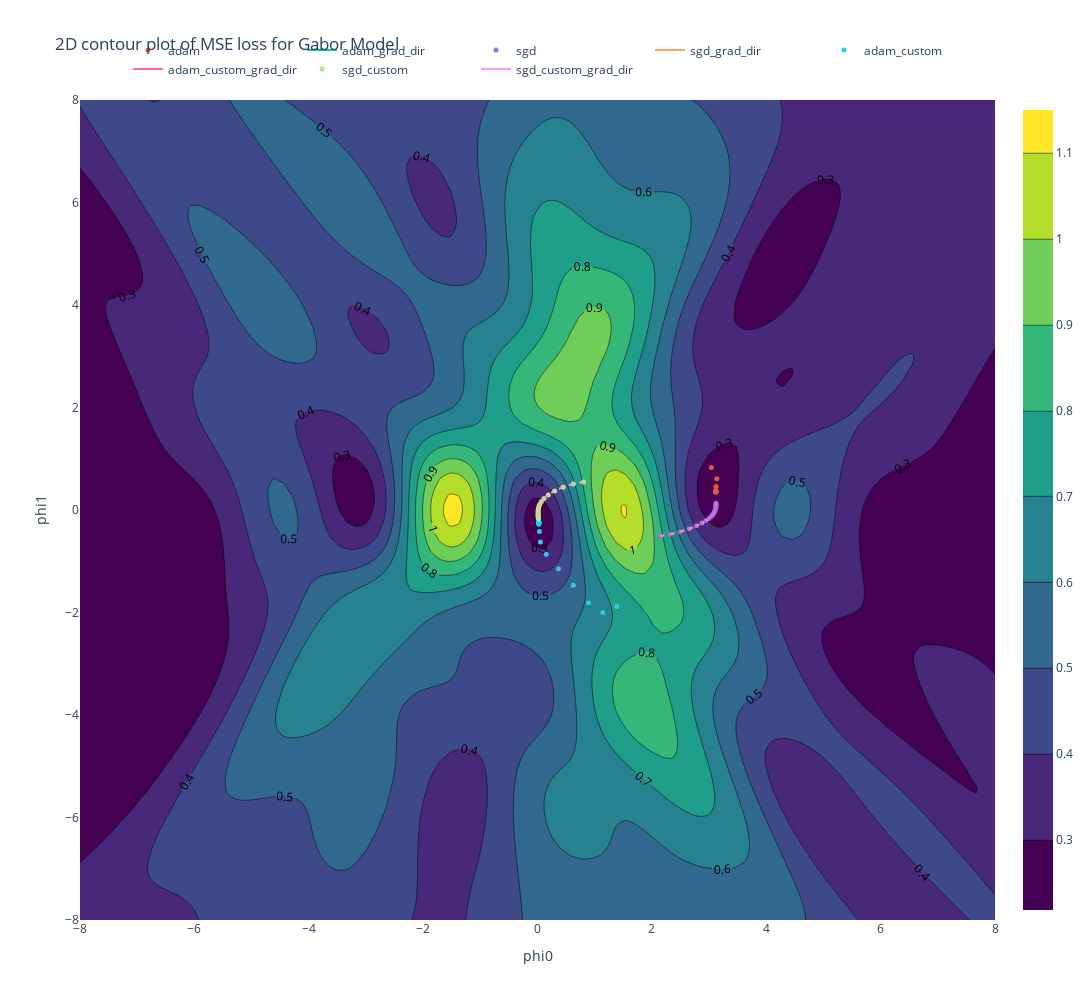

Write notebook code for a chart like this one.
### Markdown cell above
### contour plots and trajectories

### Code cell
npoints = 20
cmaps = ['plasma', 'magma', 'solar', 'haline']
file_name = out_dir / 'loss_2d_viz.html'

# % showing 2d plots
viewer = PlotlibViewer(mode='2d', width=1200, height=1000)
viewer.contour(p0.detach().numpy().flatten(), 
               p1.detach().numpy().flatten(), 
               loss.detach().numpy().flatten())

for i, method in enumerate(hist.keys()):
    data = TensorDict(hist[method], batch_size=epochs)
    gap = data['params'].shape[0] // npoints
    data = data[::gap]

    # data['params_grad'] = data['params_grad'] / torch.norm(data['params_grad'], p=2, dim=0)
    viewer.scatter2d(data['params'].numpy()[:, 0].flatten(),
                      data['params'].numpy()[:, 1].flatten(), 
                      name=method,
                    #   color=data['epoch'].numpy(),
                    #   cmap=cmaps[i]
                      )
    viewer.quiver2d(data['params'].numpy()[:, 0].flatten(),
                      data['params'].numpy()[:, 1].flatten(), 
                      -data['params_grad'].numpy()[:, 0].flatten(), 
                      -data['params_grad'].numpy()[:, 1].flatten(),
                      name=method + '_grad_dir'
                      )
    
viewer.show(xlable='phi0', ylabel="phi1", title="2D contour plot of MSE loss for Gabor Model")
viewer.save(file_name)

### Figure 1 — Plotly figure (JSON) as saved in the notebook; plotly's stock layout.template omitted (floating-point values rounded to 4 significant figures; data arrays with more than 128 entries replaced by an {"elided": "..."} marker saying what was removed)
{"data": [{"colorscale": [[0, "#440154"], [0.1111, "#482878"], [0.2222, "#3e4989"], [0.3333, "#31688e"], [0.4444, "#26828e"], [0.5556, "#1f9e89"], [0.6667, "#35b779"], [0.7778, "#6ece58"], [0.8889, "#b5de2b"], [1, "#fde725"]], "contours": {"showlabels": true}, "type": "contour", "x": {"elided": "10000 float values"}, "y": {"elided": "10000 float values"}, "z": {"elided": "10000 float values"}}, {"marker": {"colorscale": [[0, "rgb(255,245,240)"], [0.125, "rgb(254,224,210)"], [0.25, "rgb(252,187,161)"], [0.375, "rgb(252,146,114)"], [0.5, "rgb(251,106,74)"], [0.625, "rgb(239,59,44)"], [0.75, "rgb(203,24,29)"], [0.875, "rgb(165,15,21)"], [1, "rgb(103,0,13)"]], "line": {"color": "black", "width": 0}, "size": 5, "symbol": "circle"}, "mode": "markers", "name": "adam", "type": "scatter", "x": [3.039, 3.136, 3.121, 3.118, 3.117, 3.117, 3.117, 3.117, 3.117, 3.117, 3.117, 3.117, 3.117, 3.117, 3.117, 3.117, 3.117, 3.117, 3.117, 3.117], "y": [0.8301, 0.6108, 0.4592, 0.3848, 0.361, 0.3561, 0.3555, 0.3554, 0.3554, 0.3554, 0.3554, 0.3554, 0.3554, 0.3554, 0.3554, 0.3554, 0.3554, 0.3554, 0.3554, 0.3554]}, {"mode": "lines", "name": "adam_grad_dir", "type": "scatter", "x": {"elided": "140 float values"}, "y": {"elided": "140 float values"}}, {"marker": {"colorscale": [[0, "rgb(255,245,240)"], [0.125, "rgb(254,224,210)"], [0.25, "rgb(252,187,161)"], [0.375, "rgb(252,146,114)"], [0.5, "rgb(251,106,74)"], [0.625, "rgb(239,59,44)"], [0.75, "rgb(203,24,29)"], [0.875, "rgb(165,15,21)"], [1, "rgb(103,0,13)"]], "line": {"color": "black", "width": 0}, "size": 5, "symbol": "circle"}, "mode": "markers", "name": "sgd", "type": "scatter", "x": [2.147, 2.321, 2.496, 2.652, 2.779, 2.876, 2.947, 2.999, 3.036, 3.063, 3.082, 3.096, 3.105, 3.112, 3.116, 3.119, 3.121, 3.122, 3.122, 3.122], "y": [-0.5062, -0.4732, -0.4236, -0.3659, -0.3081, -0.2546, -0.2067, -0.164, -0.1259, -0.09164, -0.0606, -0.03226, -0.006253, 0.01773, 0.03992, 0.0605, 0.07963, 0.09744, 0.114, 0.1295]}, {"mode": "lines", "name": "sgd_grad_dir", "type": "scatter", "x": {"elided": "140 float values"}, "y": {"elided": "140 float values"}}, {"marker": {"colorscale": [[0, "rgb(255,245,240)"], [0.125, "rgb(254,224,210)"], [0.25, "rgb(252,187,161)"], [0.375, "rgb(252,146,114)"], [0.5, "rgb(251,106,74)"], [0.625, "rgb(239,59,44)"], [0.75, "rgb(203,24,29)"], [0.875, "rgb(165,15,21)"], [1, "rgb(103,0,13)"]], "line": {"color": "black", "width": 0}, "size": 5, "symbol": "circle"}, "mode": "markers", "name": "adam_custom", "type": "scatter", "x": [1.387, 1.141, 0.8915, 0.6267, 0.3668, 0.1533, 0.05132, 0.03461, 0.02507, 0.023, 0.023, 0.023, 0.023, 0.02302, 0.02302, 0.02299, 0.02299, 0.02299, 0.02301, 0.02299], "y": [-1.881, -2.002, -1.808, -1.47, -1.144, -0.8647, -0.6232, -0.4183, -0.2761, -0.2452, -0.2452, -0.2452, -0.2452, -0.2452, -0.2452, -0.2452, -0.2452, -0.2452, -0.2452, -0.2452]}, {"mode": "lines", "name": "adam_custom_grad_dir", "type": "scatter", "x": {"elided": "140 float values"}, "y": {"elided": "140 float values"}}, {"marker": {"colorscale": [[0, "rgb(255,245,240)"], [0.125, "rgb(254,224,210)"], [0.25, "rgb(252,187,161)"], [0.375, "rgb(252,146,114)"], [0.5, "rgb(251,106,74)"], [0.625, "rgb(239,59,44)"], [0.75, "rgb(203,24,29)"], [0.875, "rgb(165,15,21)"], [1, "rgb(103,0,13)"]], "line": {"color": "black", "width": 0}, "size": 5, "symbol": "circle"}, "mode": "markers", "name": "sgd_custom", "type": "scatter", "x": [0.8061, 0.6273, 0.4496, 0.2989, 0.1878, 0.1137, 0.06747, 0.03998, 0.02435, 0.01597, 0.0119, 0.0103, 0.0101, 0.01063, 0.01153, 0.01256, 0.01362, 0.01463, 0.01558, 0.01643], "y": [0.5481, 0.5082, 0.4449, 0.3696, 0.2944, 0.2259, 0.1657, 0.1136, 0.06849, 0.02934, -0.004695, -0.03435, -0.06023, -0.08285, -0.1026, -0.12, -0.1351, -0.1484, -0.1601, -0.1704]}, {"mode": "lines", "name": "sgd_custom_grad_dir", "type": "scatter", "x": {"elided": "140 float values"}, "y": {"elided": "140 float values"}}], "layout": {"height": 1000, "legend": {"orientation": "h", "x": 0.5, "xanchor": "center", "y": 1.02, "yanchor": "bottom"}, "title": {"text": "2D contour plot of MSE loss for Gabor Model"}, "width": 1200, "xaxis": {"title": {"text": "phi0"}}, "yaxis": {"title": {"text": "phi1"}}}}
